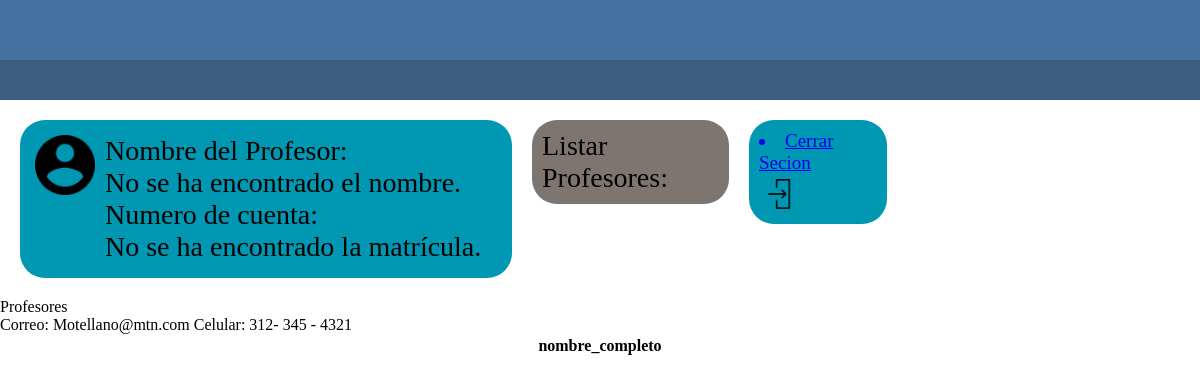
The app's page /Pagina_Maestro_prototipo1/Profesor_Listar_Profesores_1.php, older data.
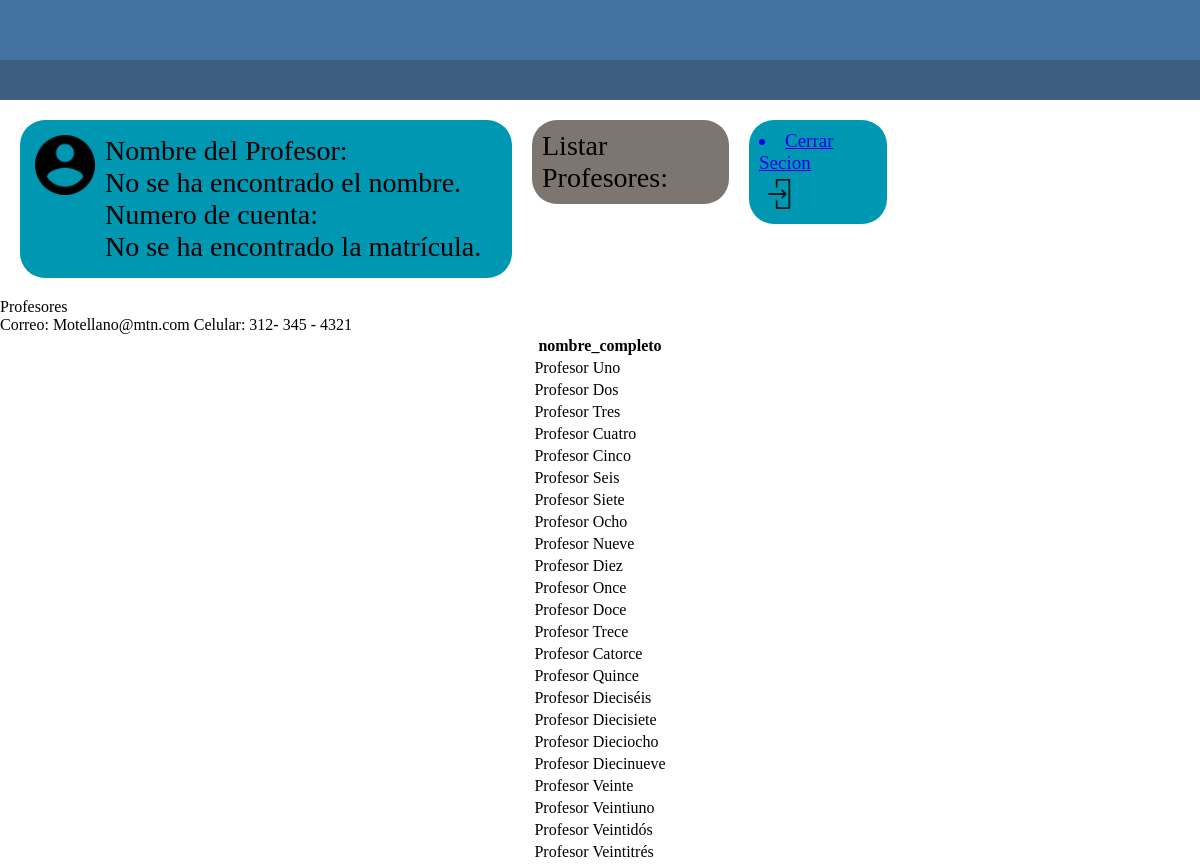
The same page, newer data.
### tables this page shows
CREATE TABLE profesores(
    matricula_profesor INT PRIMARY KEY,
    contraseña VARCHAR(30),
    nombre_completo VARCHAR(100),
    correo VARCHAR(50),
    FOREIGN KEY (correo) REFERENCES login(correo)
);

### Pagina_Maestro_prototipo1/Conexion.php (called while the page is built, shortened)
<?php
   class Conexion{
    private $host = 'localhost';
    private $usuario= 'root';
    private $password = '';
    private $base = 'Titanic';
    public $sentencia;
    private $conexion;
    private function abrir_conexion(){
      $this->conexion = new mysqli($this->host,$this->usuario,$this->password,$this->base);
    }
    public function obtener_sentencia(){
      $result = $this->conexion->query($this->sentencia);
      return $result;
    }
  }
?>

### Pagina_Maestro_prototipo1/Contacto.php (called while the page is built, shortened)
<?php
   include ("Conexion.php");
   Class Contacto extends conexion{
      public function Listar_Profesores(){
         $this->sentencia = "SELECT nombre_completo FROM profesores;";
         $resultado = $this->obtener_sentencia();
         return $resultado;
      }
   }
?>

### Pagina_Maestro_prototipo1/Profesor_Listar_Profesores_1.php (the view, shortened to what this page needs)
<!DOCTYPE html>
<head>
	<tie></title>
	<link rel="stylesheet" type="text/css" href="Listar_Alumnos_Profesor.css">
</head>
<body>
    <div id="total">
    <div id="Prinsipal">
    	<div id="Color_arriba0"></div>
	    <div id="Color_arriba1"></div>
    	<header id="cabeza">
    		<article id="Info_usuario">
                <input id="Imagen0" type="image" src="icon_usuario.PNG" alt="Enviar" width="60px" height="60px">
                <div id="Info_usuario1">
            	    <p>Nombre del Profesor:</p>
                    <?php
                        if (isset($_COOKIE['username'])) {
                        $username = $_COOKIE['username'];
                        echo "$username";
                        } else {
                            echo "No se ha encontrado el nombre.";
                        }
                    ?>
                    <p>Numero de cuenta:</p>
                    <?php
                        if (isset($_COOKIE['matricula'])) {
                        $matricula = $_COOKIE['matricula'];
                            echo "$matricula";
                        } else {
                            echo "No se ha encontrado la matrícula.";
                        }
                    ?>
               </div>
            </article>
            <article id="Info_ListAlumn">
            	<div>
            		Listar Profesores:
            	</div>
            </article>
            <article id="cerrar_secion0">
            	<a href="?opc=cerrar_secion"> <li>Cerrar Secion</li> </a>
                <input id="Imagen0" type="image" src="Icon_salir.PNG" alt="Enviar" width="30px" height="30px">
            </article>
    	</header>
    	<section>
    		<article id="Acciones">
    			<div id="Tabla0">
    				<header id="Titulo_Tabla">
    					<p>Profesores</p>
    				</header>
                    <section>
                    <?php
                        require_once("Contacto.php");
                            $obj = new contacto();
                            $resultado = $obj->Listar_Profesores();
                            echo "<table>";
                            echo "<tr>";
                            echo "<th>nombre_completo</th>";
                            echo "</tr>";
                            while ($Profesor = $resultado->fetch_assoc()) {
                                echo "<tr>";
                                echo "<td>".$Profesor["nombre_completo"]."</td>";
                                echo "</tr>";
                            }
                    ?>
                    </section>
    			</div>
    		</article>
    	</section>
    	<footer id="Pie_Pagina"> <p>Correo: Motellano@mtn.com             Celular: 312- 345 - 4321</p> </footer>
    </div>
    </div>
</body>
</html>

Row changes from the older to the newer data that the page shows:
added profesores: nombre_completo "Profesor Uno"
added profesores: nombre_completo "Profesor Dos"
added profesores: nombre_completo "Profesor Tres"
added profesores: nombre_completo "Profesor Cuatro"
added profesores: nombre_completo "Profesor Cinco"
added profesores: nombre_completo "Profesor Seis"
added profesores: nombre_completo "Profesor Siete"
added profesores: nombre_completo "Profesor Ocho"
added profesores: nombre_completo "Profesor Nueve"
added profesores: nombre_completo "Profesor Diez"
added profesores: nombre_completo "Profesor Once"
added profesores: nombre_completo "Profesor Doce"
added profesores: nombre_completo "Profesor Trece"
added profesores: nombre_completo "Profesor Catorce"
added profesores: nombre_completo "Profesor Quince"
added profesores: nombre_completo "Profesor Dieciséis"
added profesores: nombre_completo "Profesor Diecisiete"
added profesores: nombre_completo "Profesor Dieciocho"
added profesores: nombre_completo "Profesor Diecinueve"
added profesores: nombre_completo "Profesor Veinte"
added profesores: nombre_completo "Profesor Veintiuno"
added profesores: nombre_completo "Profesor Veintidós"
added profesores: nombre_completo "Profesor Veintitrés"
